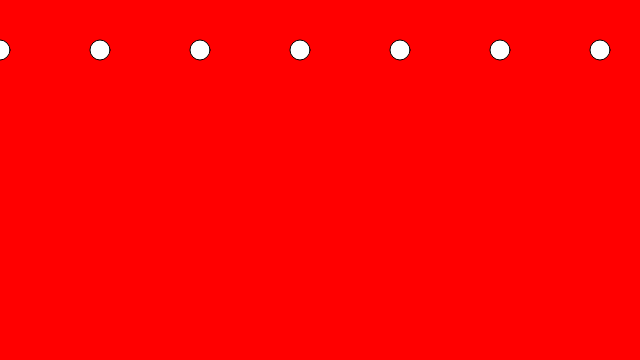
Frame 1 (no input)
Frame 60 (no input): identical to frame 1, image omitted
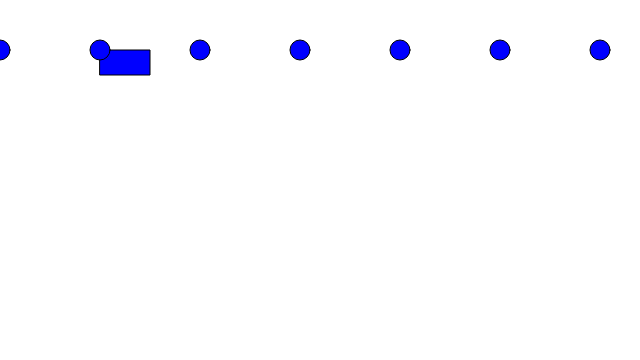
Frame 120 (the mouse pressed at the canvas centre since frame 60)

The p5.js sketch that drew these frames (run headless with seeded random() and noise() and a simulated clock; from frame 60 on, the mouse is pressed at the canvas centre):

// p5.js sketch
// ── sketch.js

var r = 255;
var g = 0;
var b = 0;

function setup() {
  createCanvas(640,360);
}

function draw() {
  background(r,g,b);

  if (mouseIsPressed) {
     background(255);
  }

  if (mouseX > 100) {
     fill(0,0,255);
     rect(100,50,50,25); 
  }

  for (var i = 0; i < width; i+= 100) {
  	ellipse(i, 50,20,20);
  }

}

/////////////////////
// cd /path/to/directory/with/files
// python -m SimpleHTTPServer

// Type in browser:
// localhost:8000
